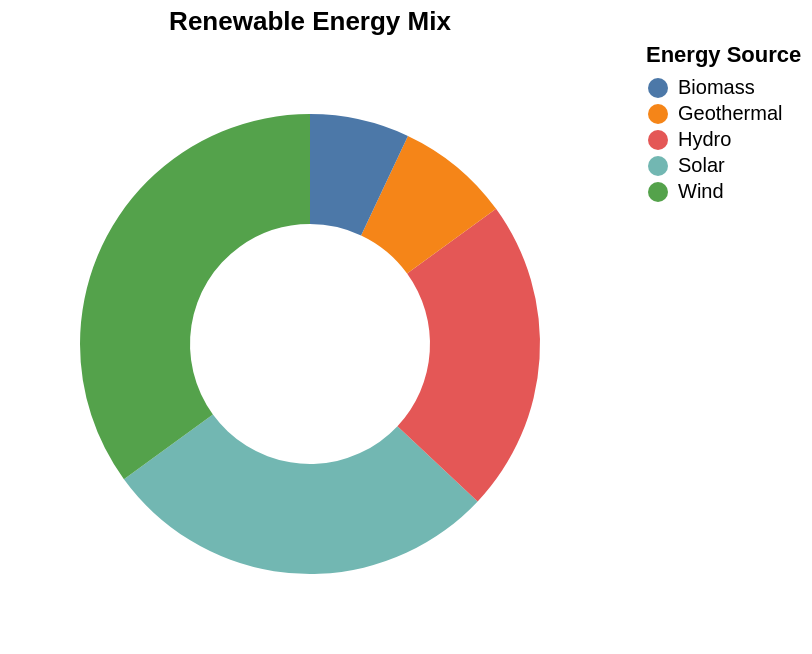

Write a Vega-Lite specification for this figure.
### Vega-Lite specification from a JSON file in a GitHub repository (floating-point values rounded to 4 significant figures)
{"$schema": "https://vega.github.io/schema/vega-lite/v5.json", "description": "Renewable energy mix", "data": {"values": [{"source": "Solar", "percentage": 28}, {"source": "Wind", "percentage": 35}, {"source": "Hydro", "percentage": 22}, {"source": "Geothermal", "percentage": 8}, {"source": "Biomass", "percentage": 7}]}, "mark": {"type": "arc", "innerRadius": 60, "outerRadius": 115}, "encoding": {"theta": {"field": "percentage", "type": "quantitative"}, "color": {"field": "source", "type": "nominal", "scale": {"scheme": "tableau10"}, "legend": {"title": "Energy Source"}}, "tooltip": [{"field": "source", "type": "nominal"}, {"field": "percentage", "type": "quantitative", "title": "Share %", "format": ".0f"}]}, "title": "Renewable Energy Mix"}
